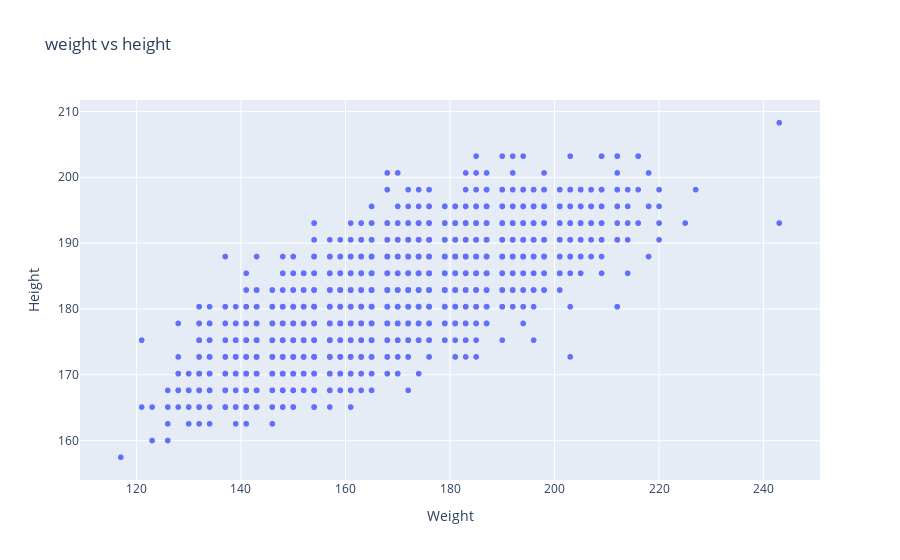

The code cell stored with this chart in its notebook:
### Code cell
fig = px.scatter(player, x='weight' , y='height',title='weight vs height')
fig.update_xaxes(title='Weight')
fig.update_yaxes(title="Height")
fig.show()
#pos

### Figure 1 — Plotly figure (JSON) as saved in the notebook; plotly's stock layout.template omitted (floating-point values rounded to 4 significant figures; data arrays with more than 128 entries replaced by an {"elided": "..."} marker saying what was removed)
{"data": [{"hovertemplate": "weight=%{x}<br>height=%{y}<extra></extra>", "legendgroup": "", "marker": {"color": "#636efa", "symbol": "circle"}, "mode": "markers", "name": "", "showlegend": false, "type": "scattergl", "x": {"elided": "11060 int values"}, "xaxis": "x", "y": {"elided": "11060 float values"}, "yaxis": "y"}], "layout": {"legend": {"tracegroupgap": 0}, "title": {"text": "weight vs height"}, "xaxis": {"anchor": "y", "domain": [0, 1], "title": {"text": "Weight"}}, "yaxis": {"anchor": "x", "domain": [0, 1], "title": {"text": "Height"}}}}
